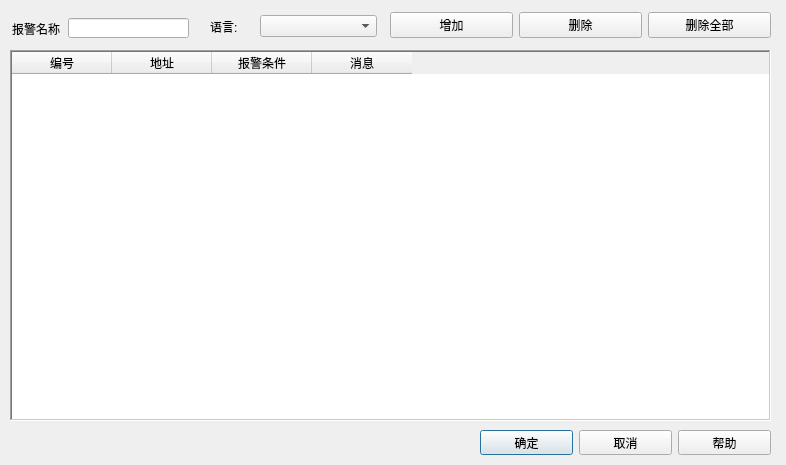
<?xml version="1.0" encoding="UTF-8"?>
<ui version="4.0">
 <class>AlarmSet</class>
 <widget class="QWidget" name="AlarmSet">
  <property name="geometry">
   <rect>
    <x>0</x>
    <y>0</y>
    <width>786</width>
    <height>465</height>
   </rect>
  </property>
  <property name="windowTitle">
   <string>Form</string>
  </property>
  <widget class="QTableWidget" name="table">
   <property name="geometry">
    <rect>
     <x>10</x>
     <y>50</y>
     <width>761</width>
     <height>371</height>
    </rect>
   </property>
   <property name="font">
    <font>
     <underline>false</underline>
    </font>
   </property>
   <property name="autoFillBackground">
    <bool>false</bool>
   </property>
   <property name="frameShape">
    <enum>QFrame::WinPanel</enum>
   </property>
   <attribute name="verticalHeaderVisible">
    <bool>false</bool>
   </attribute>
   <column>
    <property name="text">
     <string>编号</string>
    </property>
   </column>
   <column>
    <property name="text">
     <string>地址</string>
    </property>
   </column>
   <column>
    <property name="text">
     <string>报警条件</string>
    </property>
   </column>
   <column>
    <property name="text">
     <string>消息</string>
    </property>
   </column>
  </widget>
  <widget class="QWidget" name="layoutWidget">
   <property name="geometry">
    <rect>
     <x>390</x>
     <y>10</y>
     <width>381</width>
     <height>31</height>
    </rect>
   </property>
   <layout class="QHBoxLayout" name="horizontalLayout_2">
    <item>
     <widget class="QPushButton" name="btn_add">
      <property name="text">
       <string>增加</string>
      </property>
     </widget>
    </item>
    <item>
     <widget class="QPushButton" name="btn_delete">
      <property name="text">
       <string>删除</string>
      </property>
     </widget>
    </item>
    <item>
     <widget class="QPushButton" name="btn_deleteall">
      <property name="text">
       <string>删除全部</string>
      </property>
     </widget>
    </item>
   </layout>
  </widget>
  <widget class="QWidget" name="layoutWidget">
   <property name="geometry">
    <rect>
     <x>480</x>
     <y>430</y>
     <width>291</width>
     <height>25</height>
    </rect>
   </property>
   <layout class="QHBoxLayout" name="horizontalLayout_3">
    <item>
     <widget class="QPushButton" name="btn_ok">
      <property name="text">
       <string>确定</string>
      </property>
      <property name="default">
       <bool>true</bool>
      </property>
     </widget>
    </item>
    <item>
     <widget class="QPushButton" name="btn_cancel">
      <property name="text">
       <string>取消</string>
      </property>
      <property name="autoDefault">
       <bool>false</bool>
      </property>
     </widget>
    </item>
    <item>
     <widget class="QPushButton" name="btn_help">
      <property name="text">
       <string>帮助</string>
      </property>
     </widget>
    </item>
   </layout>
  </widget>
  <widget class="QLabel" name="label_3">
   <property name="geometry">
    <rect>
     <x>210</x>
     <y>17</y>
     <width>41</width>
     <height>20</height>
    </rect>
   </property>
   <property name="text">
    <string>语言:</string>
   </property>
  </widget>
  <widget class="QLabel" name="label">
   <property name="geometry">
    <rect>
     <x>12</x>
     <y>21</y>
     <width>48</width>
     <height>16</height>
    </rect>
   </property>
   <property name="text">
    <string>报警名称</string>
   </property>
  </widget>
  <widget class="QComboBox" name="combo_language">
   <property name="geometry">
    <rect>
     <x>260</x>
     <y>15</y>
     <width>117</width>
     <height>22</height>
    </rect>
   </property>
  </widget>
  <widget class="QLineEdit" name="edit_name">
   <property name="geometry">
    <rect>
     <x>68</x>
     <y>18</y>
     <width>121</width>
     <height>20</height>
    </rect>
   </property>
   <property name="maxLength">
    <number>99</number>
   </property>
  </widget>
 </widget>
 <resources/>
 <connections/>
</ui>
